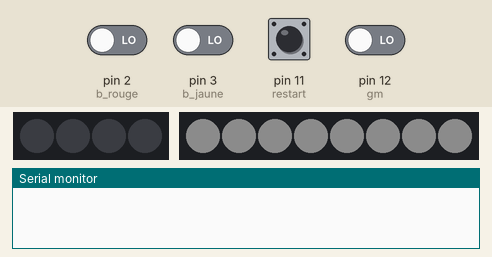
Simulated run of this sketch. Board: Arduino Uno, built with avr-gcc and run on an emulated ATmega328P. Shown: 4 RGB LEDs in strip order, left to right, 8 RGB LEDs in strip order, left to right, the last lines printed to the serial monitor. Inputs (shaded band) come from the test bench; at power-on: pin 11 (restart) HIGH, pin 2 (b_rouge), pin 3 (b_jaune), pin 12 (gm) LOW. Dim RGB values are drawn brighter than linear; random numbers use the default seed unless the sketch sets one.

Above: at 0.1 s.
3.3 s: pin 11 (restart) pulled LOW for 1 s
At 4.5 s:
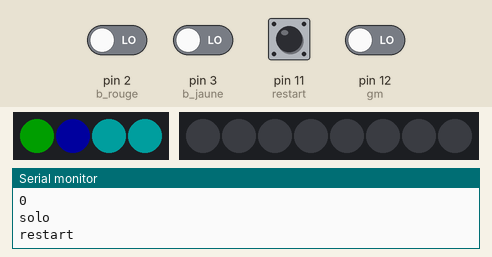
At 7.8 s:
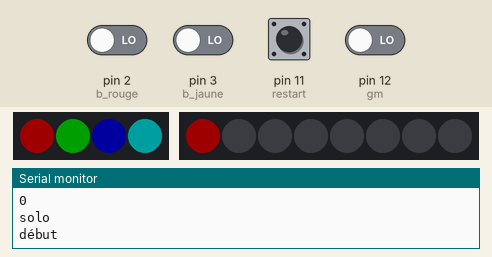
8.3 s: pin 2 (b_rouge) driven HIGH
At 9.4 s:
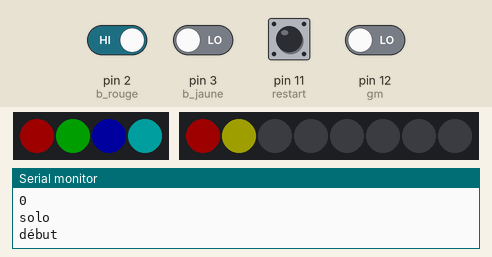
Timing chart, 0 to 11.3 s (numbered marks = the images above; inputs shaded):
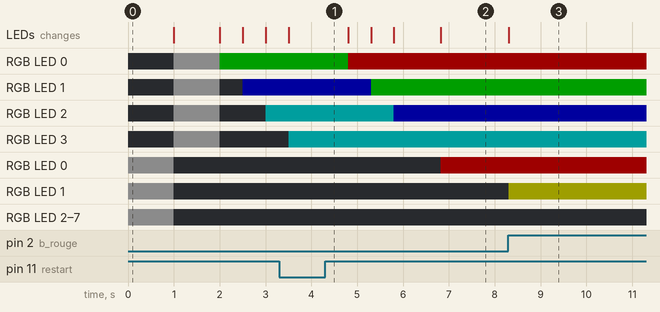

Measured:
- after the input at 8.3 s, RGB LED 1: off → RGB(30, 30, 0) at once; the LEDs: change at once (image 3)

The sketch:

testmainallumagerestart_players.ino
```cpp
#include <Adafruit_NeoPixel.h>

const int b_rouge=2; //pin boutons
const int b_jaune=3;
const int b_vert=4;
const int b_cyan=5;
const int b_bleu=6;
const int b_violet=7;
const int restart=11;
const int gm=12; //gamemode
int gminit;
int nbBouton=6;
String etat;
String etatTab[] = {"solo","duo"};
int boutonListe[6]= {2,3,4,5,6,7};
int b_color[6][3]={{255,0,0},{255,255,0},{0,255,0},{0,255,255},{0,0,255},{155,0,255}}; //permet de connaitre la couleur en fonction du bouton (classé dans le même ordre que les boutons)
int i=0; //ligne
int j=0; //colonne
const int LED_PIN=8;
const int LED_PIN_SOL=9;
const int NUM_LEDS=8;
const int NUM_LEDS_SOL=4;
int reponse[12][4]; //liste de toutes les réponses
int led[12][4]={{0,1,2,3},{7,6,5,4},{8,9,10,11},{12,13,14,15},{16,17,18,19},{20,21,22,23},{24,25,26,27},{28,29,30,31},{32,33,34,35},{36,37,38,39},{40,41,42,43},{44,45,46,47}};//liste de toutes les leds
int sol[4]={9,9,9,9}; //etat initial, 9 ne correspond à aucune des valeurs possibles
int ledSol[4]={0,1,2,3}; //leds solution (dans la trappe)

Adafruit_NeoPixel strip = Adafruit_NeoPixel(NUM_LEDS,LED_PIN,NEO_GRB + NEO_KHZ800);
Adafruit_NeoPixel stripSol = Adafruit_NeoPixel(NUM_LEDS_SOL,LED_PIN_SOL,NEO_GRB + NEO_KHZ800); //bande de leds solution (trappe)

void setup() {
  Serial.begin(9600);
  i=0;
  j=0;
  pinMode(b_rouge,INPUT);
  pinMode(b_vert,INPUT);
  pinMode(b_jaune,INPUT);
  pinMode(b_cyan,INPUT);
  pinMode(b_bleu,INPUT);
  pinMode(b_violet,INPUT);
  pinMode(restart,INPUT);
  pinMode(gm,INPUT);
  stripSol.begin();
  strip.begin();
  stripSol.setBrightness(30);
  strip.setBrightness(30);
  strip.show();
  stripSol.show();
  int l=0;
  int ct=0;
  for (int k=0; ct<NUM_LEDS;k++){
    if (k==4){
      l+=1;
      k=0;
    }
    strip.setPixelColor(led[l][k],100,100,100);
    ct+=1;
  }
  strip.show();
  delay(1000);
  strip.clear();
  strip.show();
  stripSol.setPixelColor(ledSol[0],100,100,100);
  stripSol.setPixelColor(ledSol[1],100,100,100);

  stripSol.setPixelColor(ledSol[2],100,100,100);
  stripSol.setPixelColor(ledSol[3],100,100,100);
  stripSol.show();
  delay(1000);

  stripSol.clear();
  stripSol.show();
  etat=etatTab[digitalRead(gm)];
}

void loop() {

  Serial.println(digitalRead(gm));
  Serial.println(etat);
  if (digitalRead(restart)==LOW) {

    for (int i=0;i<4;i++){
      sol[i]=9;
    }
    strip.clear();
    strip.show();
    i=0;
    j=0;
    while (digitalRead(restart)==LOW){} // tant qu'on appuye dessus
    Serial.println("restart");
    delay(500);
    }
  if (etat!=etatTab[digitalRead(gm)]){
    Serial.println("gm change");
    for (int i=0;i<4;i++){
      sol[i]=9;
    }
    stripSol.clear();
    strip.clear();
    //stripAnaly.clear();
    stripSol.show();
    strip.show();
    //stripAnaly.show();
    i=0;
    j=0;
    etat=etatTab[digitalRead(gm)];
  }

  if (sol[0]==9){ //initialement, forcément à 9
    if (etat=="solo"){ //si joueur en solo
    Serial.println(etat);
    for (int b=0;b<4;b++){
      int r=random(0,5); //génération d'un chiffre aléatoire
      stripSol.setPixelColor(ledSol[b],b_color[r][0],b_color[r][1],b_color[r][2]); //puis on allume la led numero b, de la couleur trouvé en c (numéro du bouton dans la liste)
      stripSol.show();
      sol[b]=boutonListe[r]; //ajout du bouton, correspondant à l'emplacement du chiffre, à la liste solution
      delay(500);
      }
    }
    else if (etat=="duo"){
      Serial.println(etat);
      delay(500);
      int b=0; //variable permettant de compter les ledSol
      while (sol[b]==9){
        for (int a=0;a<nbBouton;a++){ //on parcourt la liste des boutons
          if (digitalRead(boutonListe[a])==LOW){ //dès qu'une valeur est à high
            //Serial.println(boutonListe[a]); //on l'affiche pour vérifier que tout marche
            for (int c=0;c<nbBouton;c++){ //boucle permettant de parcourir les couleurs des boutons
              if (boutonListe[a]==boutonListe[c]){ //on repère quel bouton est cliqué
                //Serial.println(boutonListe[c]); //affichage pour vérifier
                stripSol.setPixelColor(ledSol[b],b_color[c][0],b_color[c][1],b_color[c][2]); //puis on allume la led numero b, de la couleur trouvé en c (numéro du bouton dans la liste)
                stripSol.show();
                sol[b]=boutonListe[a]; //on ajoute le bouton cliqué à la liste solution
              }
            }
            b+=1;
            while (digitalRead(boutonListe[a])==LOW){} //tant qu'on appuye sur ce bouton
          }
        }
      }
    }
  }
  else {
    Serial.println("début");

    for (int a=0;a<nbBouton;a++){ //on parcourt la liste des boutons
      if (digitalRead(boutonListe[a])==LOW){ //dès qu'une valeur est à high
        //Serial.println(boutonListe[a]); //on l'affiche pour vérifier que tout marche
        for (int c=0;c<nbBouton;c++){
          if (boutonListe[a]==boutonListe[c]){
            //Serial.println(boutonListe[c]);
            strip.setPixelColor(led[i][j],b_color[c][0],b_color[c][1],b_color[c][2]);
            strip.show();
          }
        }
        while (digitalRead(boutonListe[a])==LOW){} //tant qu'on appuye sur le bouton rien ne se passe et le programme est en "pause"
        reponse[i][j]=a; //dès qu'on relache le bouton, le programme reprend et on ajoute la réponse à la liste réponse.
        j+=1;
      }
    }
  }
}
```
